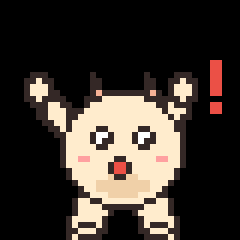
#> input picture src/pet/default/alert.gif, 120 x 120 px (shown 2 times larger)
$ python -i petkit.py   (imports and definitions only)
#> lines starting #> are read from the running program, lines starting #| are printed output that depends on the picture
"""petkit: make an Ondra pet's GIFs from pictures found on the web, a sprite sheet, or one image.

usage (python3, needs Pillow: python3 -m pip install --user pillow):
  petkit.py clean  <in.gif|png|webp> <out.gif> [--height 96] [--tol 28] [--pixel] [--pixelate 48] [--ms 120] [--frames 0-7]
        background off (transparent kept; else the border colour flood-filled away), every frame cut
        to one shared box, scaled to --height, written as a looping transparent GIF.
        --pixel: it already is pixel art (kept sharp). --pixelate N: make it pixel art, N pixels high
        (32-64), --colors shared colours (24), outlined, then scaled up sharp
  petkit.py sheet  <sheet.png> <out.gif> --grid 8x4 --cells 0-7 [--height 96] [--tol 28] [--pixel] [--ms 120]
        cells of a sprite sheet (row by row, from 0) as one animation, then cleaned like `clean`
  petkit.py still  <image> <outdir> [--height 96] [--tol 28] [--pixel] [--pixelate 40] [--only walk,sleep]
        one picture (a pose) made into every act by moving it: idle breathes, walk bobs and leans,
        sit and sleep squash (sleep with Zz), fall and drag swing, happy hops with sparkles,
        alert shakes with a "!", sad droops with a drop, work bobs at a little laptop, poke wiggles
        with a heart, play looks around and stretches, climb and cling for walls
  petkit.py check  <petdir>
        pet.json and its GIFs: idle present, files there, transparent corners, frames, sizes;
        writes <petdir>/preview.png (every act's frames side by side) to look at. Exit 1 on problems.

Acts: idle walk sit sleep fall drag happy alert sad work climb cling poke play greet. Pictures face right unless pet.json says
"faces": "left". The feet are on the bottom edge of every frame.
"""
import argparse, json, math, sys
from collections import Counter
from pathlib import Path
from PIL import Image, ImageDraw, ImageSequence

ACTS = ["idle", "walk", "sit", "sleep", "fall", "drag", "happy", "alert", "sad", "work", "climb", "cling", "poke", "play", "greet"]
# acts that must really move (arms, legs, face), not one picture slid, tilted or stretched around
MOVING = ["walk", "happy", "alert", "work", "poke", "play", "greet", "climb"]


# ───────────── reading

# [34 lines left out: functions frames_of, parse_range, has_alpha, not called in this run]


def dist(a, b):
    return math.sqrt(sum((int(x) - int(y)) ** 2 for x, y in zip(a[:3], b[:3])))


# [152 lines left out: functions border_color, unbackground, split_strip, shared_box, fit, pixelate and 1 more, not called in this run]


# ───────────── one picture, every act

def canvas_for(img, head=0.45, side=0.25):
    w, h = img.size
    return round(w * (1 + 2 * side)), round(h * (1 + head))


# [10 lines left out: function place, not called in this run]


def sparkle(d, x, y, r, col=(255, 200, 60, 255)):
    d.line([(x - r, y), (x + r, y)], fill=col, width=max(1, r // 3))
    d.line([(x, y - r), (x, y + r)], fill=col, width=max(1, r // 3))


def zz(d, x, y, r, col=(110, 170, 255, 255)):
    w = max(1, r // 4)
    d.line([(x, y), (x + r, y), (x, y + r), (x + r, y + r)], fill=col, width=w)


# [96 lines left out: functions acts_from, shape, unlike, not called in this run]


MIN_POSE_CHANGE = 0.12


def pose_change(frames):
    """how much the drawing itself changes (0: one picture slid, tilted or stretched around; arms and
    legs moving: 0.15 or more): for each frame, how unlike the first it is however the first is turned"""
    frames = [f.convert("RGBA") for f in frames]
    base = frames[0]
    turned = [shape(base.rotate(a, resample=Image.BILINEAR, expand=True)) for a in range(-14, 15, 2)]
    turned = [t for t in turned if t]
    best = 0.0
    for f in frames[1:]:
        s = shape(f)
        if s and turned:
            best = max(best, min(unlike(t, s) for t in turned))
    return best


# [134 lines left out: functions check, main, not called in this run]


# [2 lines not run here, left out]

>>> import cv2
>>> picture = cv2.imread('../../../src/pet/default/alert.gif', cv2.IMREAD_GRAYSCALE)
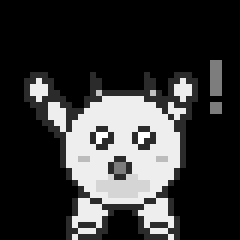
#> picture: shape (120, 120) (shown 2 times larger); min 0, max 255, mean 54.2
#> (the run stopped early here; a loop or call above may not have finished)
